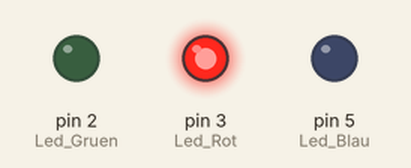
Recording of a sketch running on a simulated Arduino Uno, built with avr-gcc and run on an emulated ATmega328P. On the bench: output pins drawn as LEDs (lit = HIGH).

Above: at 0.5 s.
At 1.5 s:
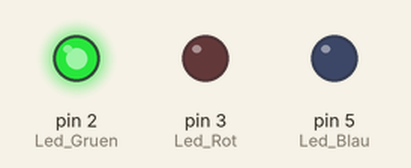
At 5.5 s:
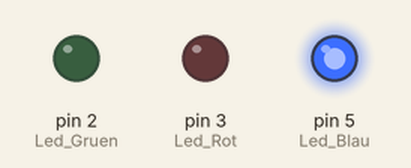
Timing chart, 0 to 6.9 s (numbered marks = the images above):
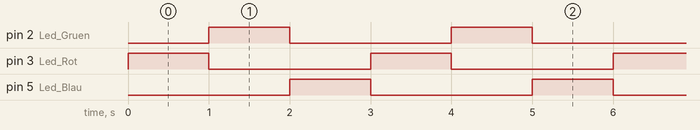

Measured:
- by itself, pin 2 (Led_Gruen), pin 3 (Led_Rot), pin 5 (Led_Blau): alternates HIGH for 1.0 s and LOW for 2.0 s
- by itself, everything shown: repeats every 3.0 s, in 3 steps

The sketch:

LED.ino
```cpp
/**@file */

/**
 * @brief Programm für den Test der Funktionalität einer LED
 *
 * Dieses Programm testet die Ansteuerung und Funktionalität einer LED
 */

int Led_Rot = 3;
int Led_Gruen = 2;
int Led_Blau = 5;

void setup ()
{
  // Initialisierung Ausgangspins für die LEDs
  pinMode (Led_Rot, OUTPUT);
  pinMode (Led_Gruen, OUTPUT);
  pinMode (Led_Blau, OUTPUT);
}

void loop () //Hauptprogrammschleife
{
  digitalWrite (Led_Rot, HIGH); // LED wird eingeschaltet
  digitalWrite (Led_Gruen, LOW); // LED wird eingeschaltet
  digitalWrite (Led_Blau, LOW); // LED wird eingeschaltet
  delay (1000); // Wartemodus für 3 Sekunden

  digitalWrite (Led_Rot, LOW); // LED wird eingeschaltet
  digitalWrite (Led_Gruen, HIGH); // LED wird eingeschaltet
  digitalWrite (Led_Blau, LOW); // LED wird eingeschaltet
  delay (1000); // Wartemodus für weitere drei Sekunden in denen die LEDs dann umgeschaltet werden

  digitalWrite (Led_Rot, LOW); // LED wird eingeschaltet
  digitalWrite (Led_Gruen, LOW); // LED wird eingeschaltet
  digitalWrite (Led_Blau, HIGH); // LED wird eingeschaltet
  delay (1000); // Wartemodus für weitere drei Sekunden in denen die LEDs dann umgeschaltet werden
}
```
